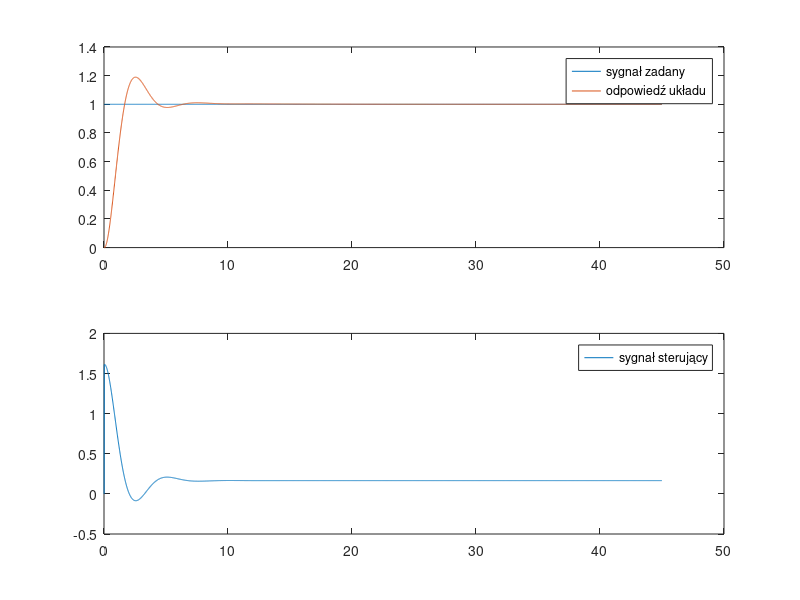
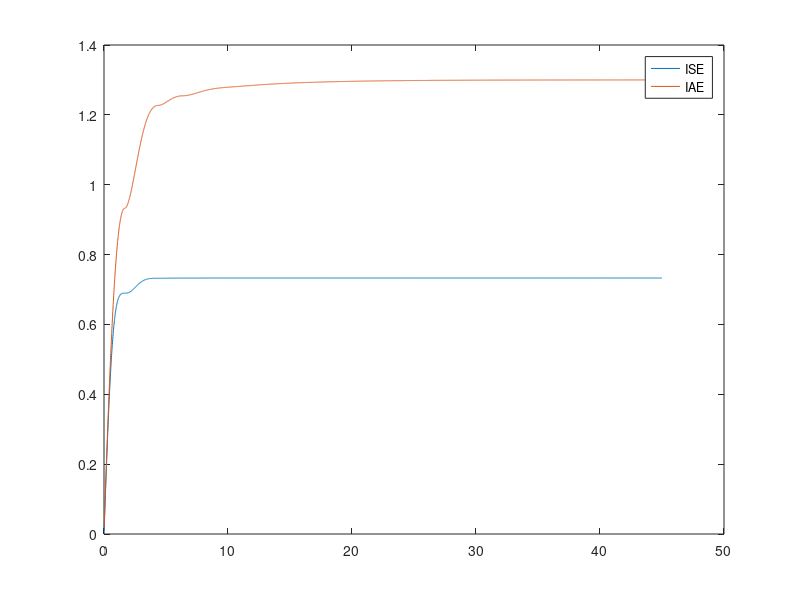

Here is the MATLAB script that generated these plots, in order:
%% Link do sprawozdania
% https://docs.google.com/document/d/1rqwLZ-c1CUDAs6HAGjWjasRgMZJ9j3YUT7sq61bgrIs/edit
% Indeks: 147698
clc;
clear all;
close all;
%dane transmitancji początkowej
k = 6;
T_1 = 5.9;
T_2 = 0.8;

%% 4.2 Podstawowy ciągły UAR z regulatorem PID

%% Odkomentuj te dane i zakomentuj reszte skryptu do odpalenia schematu scheme1_1
% Tp = 0.01;
% kp = 1.6;
% Ti = 6;
% Td = 0.08;

%% Implementacja dyskretnego regulatora PID
%nastawy PID
kp = 1.6;
Ti = 6;
Td = 0.08;
Tp = 0.01;
%czas symulacji ciągłej to 45s zatem ilość próbek to 45/0.01 = 4500
N = 4500;
%inicjalizacja wektorów niezbędnych do obliczenia sterowania, wyjścia oraz
%wskaźników jakości dyskretnego UAR
w = ones(1, N);
y = zeros(1, N);
e = zeros(1, N);
u = zeros(1, N);
ISE = zeros(1, N);
IAE = zeros(1, N);
y(1) = 0;
y(2) = 0;
%z rysunku 2: e(n) = w(n) - y(n-1)dlatego
e(1) = 1;
e(2) = 1;
sumaUchybow = e(1) + e(2);
ISE(1) = Tp*1;
ISE(2) = Tp*1;
IAE(1) = Tp*2;
IAE(2) = Tp*2;

for i=3:N
    %TODO tu coś tam info o bardziej punktowanym podejściu 
    %obliczenie uchybu i dotychczasowej sumy uchybow
    e(i) = w(i) - y(i-1);
    sumaUchybow = sumaUchybow + e(i);
    %równanie (6)
    u(i) = kp*((e(i) + Tp/Ti*sumaUchybow + Td/Tp*(e(i)-e(i-1))));
    %wyznaczone równanie rekursywne
    y(i) = (2-1.42*Tp)*y(i-1) + (-0.21*Tp^2+1.42*Tp-1)*y(i-2) + 1.27* Tp^2*u(i-2);
    %wskaźniki jakości
    ISE(i) = ISE(i-1) + Tp*e(i)^2;
    IAE(i) = IAE(i-1) + Tp*abs(e(i));
end

%wektor czasowy na potrzeby symulacji, oraz wykresy
t = 0:0.01:44.99;
figure;
subplot(2,1,1);
plot(t, w);
hold on;
plot(t, y);
legend( 'sygnał zadany', 'odpowiedź układu')
subplot(2,1,2);
plot(t, u);
legend('sygnał sterujący')
figure;
plot(t, ISE);
hold on;
plot(t, IAE);
legend( 'ISE', 'IAE')
